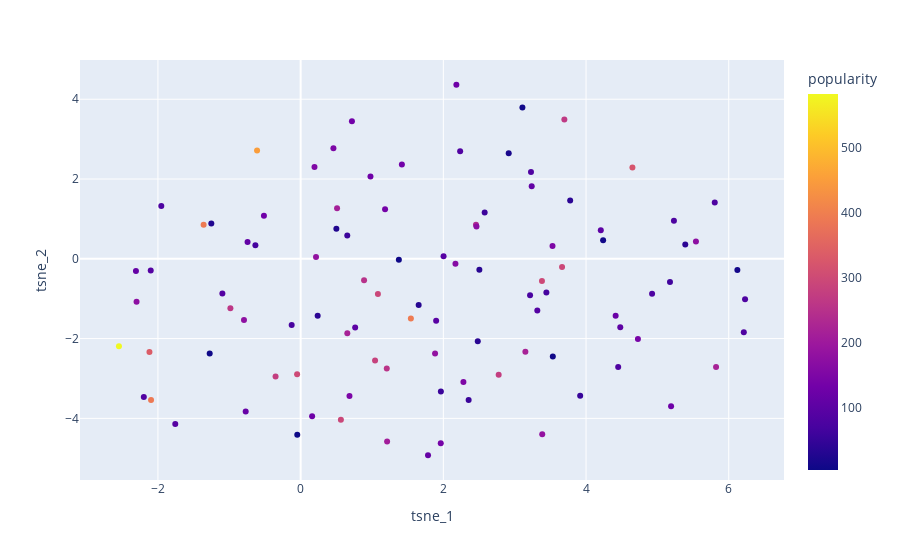

Here is the notebook cell this chart was saved with:
### Code cell
import plotly.express as px

tsne_df = pd.DataFrame(item_tsne, columns=["tsne_1", "tsne_2"])
tsne_df["item_id"] = np.arange(item_tsne.shape[0])
tsne_df = tsne_df.merge(items.reset_index())

px.scatter(tsne_df, x="tsne_1", y="tsne_2",
           color="popularity",
           hover_data=["item_id", "title", "popularity"])
